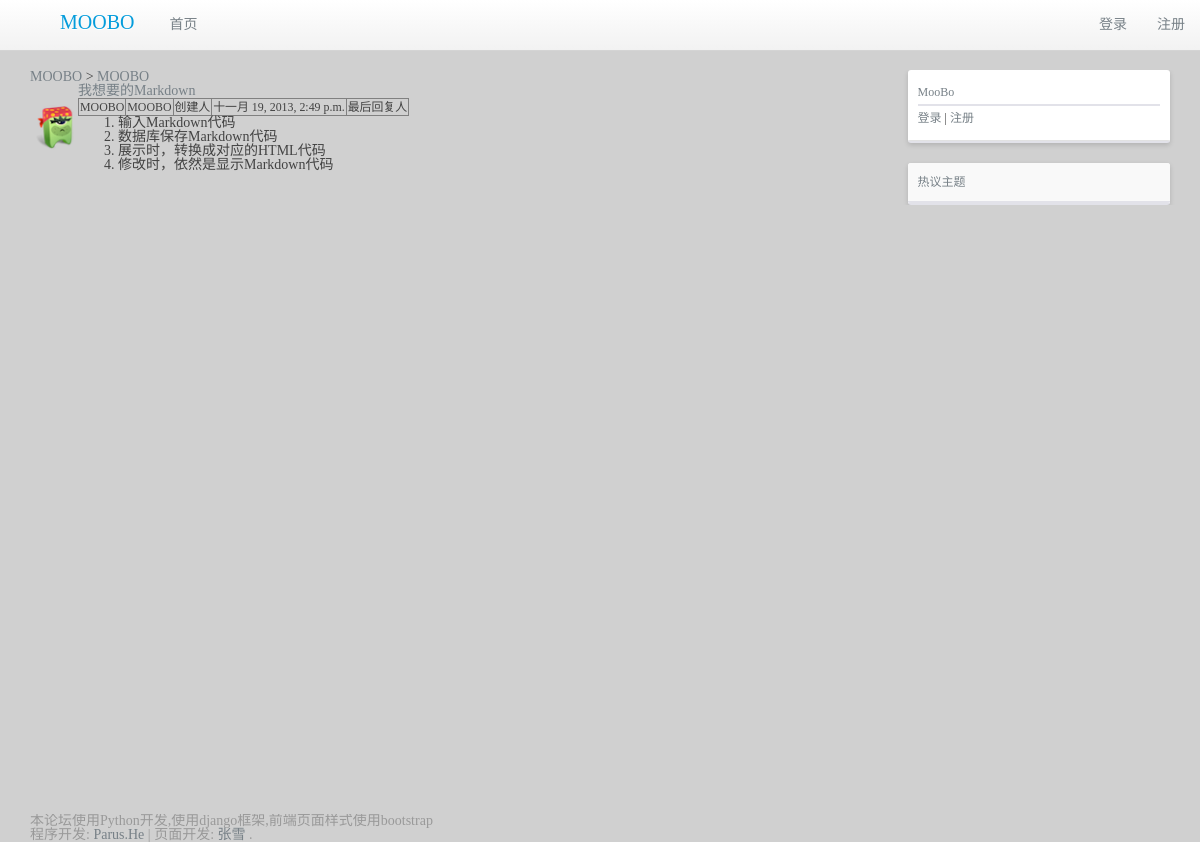
The app's page /bbs/topic/4/ with its own data.
### bbs/models.py (models this page shows, shortened)
class Topic(models.Model):
    title = models.CharField(max_length=1024, verbose_name='标题')
    content = models.TextField('内容')
    author = models.ForeignKey(User)
    node = models.ForeignKey(Node)
    category = models.ForeignKey(Category)
    pub_date = models.DateTimeField('发布时间')
    class Meta:
        verbose_name = '主题'
        verbose_name_plural = '主题'

class Node(models.Model):
    name = models.CharField(max_length=100, verbose_name='名称')
    category = models.ForeignKey(Category)
    class Meta:
        verbose_name = '节点'
        verbose_name_plural = '节点'

class Category(models.Model):
    name = models.CharField(max_length=50, verbose_name='名称')
    class Meta:
        verbose_name = '分类'
        verbose_name_plural = '分类'

### bbs/views.py (the view)
# urls.py: url(r'^topic/(?P<topic_id>\d+)/$', views.topic, name='topic'),
def topic(req, topic_id):
    topic = get_object_or_404(Topic, pk = topic_id)
    return render(req, 'topic.html', {'topic': topic})

### bbs/templates/topic.html (shortened to what this page needs)
{% extends 'base.html' %}
{% load staticfiles %}
{% block content %}
<div class="box-title"><a href="{% url 'bbs' %}">MOOBO</a> > <a href="{% url 'bbs:node' topic.node.id %}">{{ topic.node.name }}</a></div>
<table>
    <tbody>
        <tr>
            <td width="48px;"><img src="{% static 'img/pet.png' %}"></td>
            <td style="padding: 0; margin: 0;">
                <table cellpadding="0" cellspacing="0" style="padding: 0; margin: 0;">
                    <tbody>
                        <tr style="padding: 0; margin: 0;">
                            <td style="padding: 0; margin: 0;"><a href="{% url 'bbs:topic' topic.id %}"><span class="topic-title">{{topic.title}}</span></a></td>
                        </tr>
                        <tr>
                            <td>
                                <table border="1">
                                    <tbody>
                                        <tr>
                                            <td><small>{{topic.node.name}}</small></td>
                                            <td><small>{{topic.node.category.name}}</small></td>
                                            <td><small>创建人</small></td>
                                            <td><small>{{topic.pub_date}}</small></td>
                                            <td><small>最后回复人</small></td>
                                        </tr>
                                    </tbody>
                                </table>
                            </td>
                        </tr>
                        <tr/>
                            <td>
                                {% autoescape off %}
                                    {{topic.content}}
                                {% endautoescape %}
                            </td>
                        </tr>
                    </tbody>
                </table>
{% endblock %}

### bbs/static/css/base.css (style rules this page uses)
* { margin: 0; font-family: Microsoft YaHei; }
html,body { background: #D0D0D0!important; color: #4C4C4C; font-family: 'Open Sans',sans-serif ,Microsoft YaHei; font-size: 15px; height: 100% }
body { background: #fff; font-size: 12px; color: #424242; margin: 0; line-height: 1.42857; display: block; padding: 0; -moz-font-feature-settings: normal; -moz-font-language-override: normal; -x-system-font: none; background-color: #EFF0F0; font-family: arial,宋体; font-size: 14px; font-size-adjust: none; font-stretch: normal; font-style: normal; font-variant: normal; font-weight: normal; line-height: 100%; }
div { height: auto; overflow: hidden; }
a { color: #778087; text-decoration: none!important; }
.content, .wrapper, div { magin: 0; padding: 0; }
img { -moz-border-bottom-colors: none; -moz-border-left-colors: none; -moz-border-right-colors: none; -moz-border-top-colors: none; border-bottom-color: -moz-use-text-color; border-bottom-style: none; border-bottom-width: 0; border-image-outset: 0 0 0 0; border-image-repeat: stretch stretch; border-image-slice: 100% 100% 100% 100%; border-image-source: none; border-image-width: 1 1 1 1; border-left-color-ltr-source: physical; border-left-color-rtl-source: physical; border-left-color-value: -moz-use-text-color; border-left-style-ltr-source: physical; border-left-style-rtl-source: physical; border-left-style-value: none; border-left-width-ltr-source: physical; border-left-width-rtl-source: physical; border-left-width-value: 0; border-right-color-ltr-source: physical; border-right-color-rtl-source: physical; border-right-color-value: -moz-use-text-color; border-right-style-ltr-source: physical; border-right-style-rtl-source: physical; border-right-style-value: none; border-right-width-ltr-source: physical; border-right-width-rtl-source: physical; border-right-width-value: 0; border-top-color: -moz-use-text-color; border-top-style: none; border-top-width: 0; height: auto; max-width: 100%; vertical-align: middle; }
body, div, dl, dt, dd, ul, ol, li, h1, h2, h3, h4, h5, h6, form, input, textarea, p, th, td { margin: 0; }
address, address[dir], article, article[dir], aside, aside[dir], blockquote, blockquote[dir], body, body[dir], caption, caption[dir], center, center[dir], col, col[dir], colgroup, colgroup[dir], dd, dd[dir], dir, dir[dir], div, div[dir], dl, dl[dir], dt, dt[dir], fieldset, fieldset[dir], figcaption, figcaption[dir], figure, figure[dir], footer, footer[dir], form, form[dir], h1, h1[dir], h2, h2[dir], h3, h3[dir], h4, h4[dir], h5, h5[dir], h6, h6[dir], header, header[dir], hgroup, hgroup[dir], hr, hr[dir], html, html[dir], legend, legend[dir], li, li[dir], listing, listing[dir], main, main[dir], marquee, marquee[dir], menu, menu[dir], nav, nav[dir], noframes, noframes[dir], ol, ol[dir], p, p[dir], plaintext, plaintext[dir], pre, pre[dir], section, section[dir], summary, summary[dir], table, table[dir], tbody, tbody[dir], td, td[dir], tfoot, tfoot[dir], th, th[dir], thead, thead[dir], tr, tr[dir], ul, ul[dir], xmp, xmp[dir] { unicode-bidi: -moz-isolate; }
*, *:before, *:after { -moz-box-sizing: border-box; }

### records on screen
Topic: node.name "MOOBO", title "我想要的Markdown", node.category.name "MOOBO", pub_date "十一月 19, 2013, 2:49 p.m.", content "输入Markdown代码 数据库保存Markdown代码 展示时，转换成对应的HTML代码 修改时，依然是显示Markdown代码"
